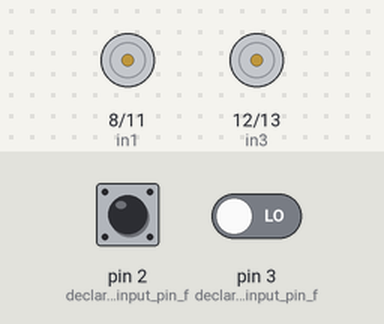
This sketch was run on a simulated Arduino Uno, built with avr-gcc and run on an emulated ATmega328P. Parts: motor-driver pin pairs drawn as motors (green arrow = first pin HIGH = forward, orange = second pin HIGH = backward, longer = more drive, scaled by the enable pin). Inputs (shaded band) come from the test bench; at power-on: pin 2 (declare_A0_as_input_pin_f) LOW, pin 3 (declare_A1_as_input_pin_f) LOW. What the sketch prints to the serial monitor is not drawn.

Above: at 1.7 s.
1.8 s: pin 2 (declare_A0_as_input_pin_f) driven HIGH
At 2.8 s:
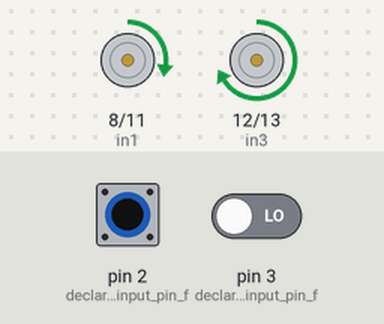
3.4 s: pin 3 (declare_A1_as_input_pin_f) driven HIGH
At 4.1 s:
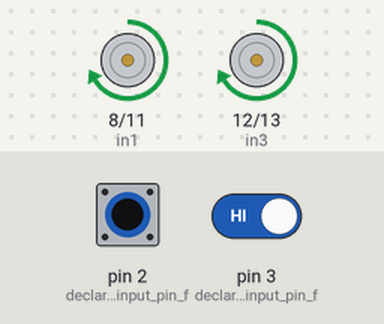
5.0 s: pin 2 (declare_A0_as_input_pin_f) driven LOW
At 5.4 s:
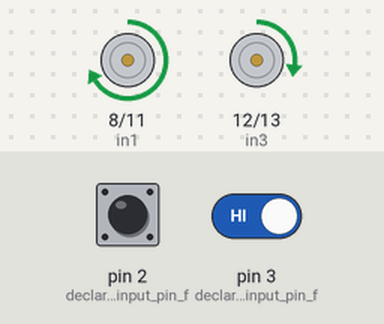
6.6 s: pin 3 (declare_A1_as_input_pin_f) driven LOW
At 7.9 s:
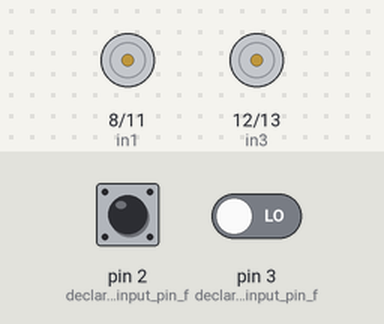
8.2 s: pin 2 (declare_A0_as_input_pin_f) pulsed HIGH 2 times (0.12 s each, 0.3 s apart)
At 8.56 s:
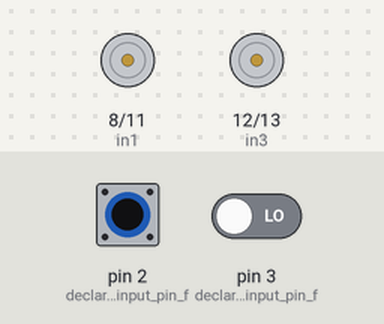
Timing chart, 0 to 11.2 s (numbered marks = the images above; inputs shaded):
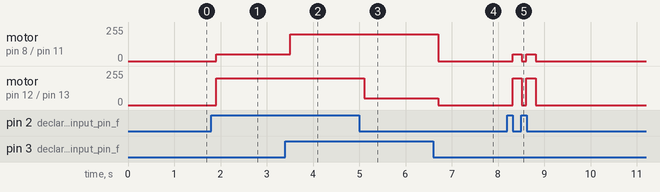

The sketch:

ToyCarDemo.ino
```cpp
int enA = 9;
int in1 = 8;
int in2 = 11;

int enB = 10;
int in3 = 12;
int in4 = 13;

void inits(){
  pinMode(2, INPUT); // declare A0 as input pin for left sensor
  pinMode(3, INPUT); // declare A1 as input pin for right sensor
  pinMode (enA , OUTPUT);
  pinMode (enB , OUTPUT);
  pinMode (in1 , OUTPUT);
  pinMode (in2 , OUTPUT);
  pinMode (in3 , OUTPUT);
  pinMode (in4 , OUTPUT);
}

void setup() {
  inits();
  Serial.begin(9600); // set up Serial library at 9600 bps
  Serial.println("Line Follower Rover");
  delay(500);

  //analogWrite(enA, 200);
  //analogWrite(enB, 200);
}

//Follows a line with 2 sensors detecting if it is under a white or black surface.
void lineFollower(){
  int leftSensor = digitalRead(3);
  int rightSensor = digitalRead(2);

  Serial.print(rightSensor);
  Serial.print("  ");
  Serial.print(leftSensor);
  delay(100);

  if ((rightSensor == 1) && (leftSensor == 1))
  {
    analogWrite(enA, 200);
    digitalWrite(in1, HIGH);
    digitalWrite(in2, LOW);
    analogWrite(enB, 200);
    digitalWrite(in3, HIGH);
    digitalWrite(in4, LOW);
  }
  //Turn left if left sensor (sensor 1) detects black line
  else if ((rightSensor == 0) && (leftSensor == 1))
    //motor1 is left motor, motor 2 is right motor
  {
    analogWrite(enA, 200);
    digitalWrite(in1, HIGH);
    digitalWrite(in2, LOW);
    analogWrite(enB, 50);
    digitalWrite(in3, HIGH);
    digitalWrite(in4, LOW);
  }
   //Turn right if right sensor detects black line
  else if ((rightSensor == 1) && (leftSensor == 0))
    //motor1 is left motor, motor 2 is right motor
  {
    analogWrite(enA, 50);
    digitalWrite(in1, HIGH);
    digitalWrite(in2, LOW);
    analogWrite(enB, 200);
    digitalWrite(in3, HIGH);
    digitalWrite(in4, LOW);
  }
  else {
    digitalWrite(in1, LOW);
    digitalWrite(in2, LOW);
    digitalWrite(in3, LOW);
    digitalWrite(in4, LOW);
  }
}

void demo(){
  digitalWrite(in1, HIGH);
  digitalWrite(in2, LOW);
  analogWrite(enA, 200);

  digitalWrite(in3, HIGH);
  digitalWrite(in4, LOW);
  analogWrite(enB, 200);

  delay(2000);

  digitalWrite(in1, LOW);
  digitalWrite(in2, HIGH);

  digitalWrite(in3, LOW);
  digitalWrite(in4, HIGH);

  delay(2000);

  digitalWrite(in1, LOW);
  digitalWrite(in2, LOW);
  digitalWrite(in3, LOW);
  digitalWrite(in4, LOW);

  delay(3000);

}

void loop() {
  lineFollower();


}
```

Measured:
- after the input at 1.8 s, motor on pin 8 (in1) / pin 11 (in2): stopped → forward 50/255 after 0.10 s; motor on pin 12 (in3) / pin 13 (in4): stopped → forward 200/255 after 0.10 s
- after the input at 3.4 s, motor on pin 8 (in1) / pin 11 (in2): forward 50/255 → forward 200/255 after 0.11 s
- after the input at 5.0 s, motor on pin 12 (in3) / pin 13 (in4): forward 200/255 → forward 50/255 after 0.11 s
- after the input at 6.6 s, motor on pin 8 (in1) / pin 11 (in2): forward 200/255 → stopped after 0.11 s; motor on pin 12 (in3) / pin 13 (in4): forward 50/255 → stopped after 0.11 s
- after the input at 8.2 s, motor on pin 8 (in1) / pin 11 (in2): alternates forward 50/255 for 0.20 s and stopped for 0.10 s, 4 changes in all, then stays stopped, starting after 0.11 s; motor on pin 12 (in3) / pin 13 (in4): alternates forward 200/255 for 0.20 s and stopped for 0.10 s, 4 changes in all, then stays stopped, starting after 0.11 s
